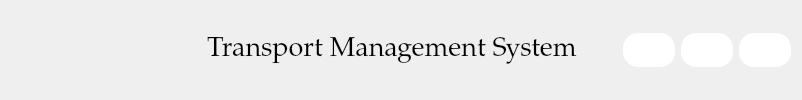
     <widget class="QWidget" name="widget_2" native="true">
      <property name="styleSheet">
       <string notr="true">QPushButton{
background-color:white;
border-radius:15px;
padding:10px;
}</string>
      </property>
      <layout class="QHBoxLayout" name="horizontalLayout_7">
       <item>
        <widget class="QLabel" name="label_71">
         <property name="minimumSize">
          <size>
           <width>150</width>
           <height>0</height>
          </size>
         </property>
         <property name="styleSheet">
          <string notr="true">background-color: none;</string>
         </property>
         <property name="text">
          <string/>
         </property>
         <property name="pixmap">
          <pixmap>:/Icons/Icons/truck.svg</pixmap>
         </property>
        </widget>
       </item>
       <item>
        <spacer name="horizontalSpacer_2">
         <property name="orientation">
          <enum>Qt::Horizontal</enum>
         </property>
         <property name="sizeHint" stdset="0">
          <size>
           <width>40</width>
           <height>20</height>
          </size>
         </property>
        </spacer>
       </item>
       <item>
        <widget class="QLabel" name="label">
         <property name="font">
          <font>
           <family>Palatino Linotype</family>
           <pointsize>20</pointsize>
          </font>
         </property>
         <property name="styleSheet">
          <string notr="true">background-color: none;</string>
         </property>
         <property name="text">
          <string>Transport Management System</string>
         </property>
        </widget>
       </item>
       <item>
        <spacer name="horizontalSpacer">
         <property name="orientation">
          <enum>Qt::Horizontal</enum>
         </property>
         <property name="sizeHint" stdset="0">
          <size>
           <width>40</width>
           <height>20</height>
          </size>
         </property>
        </spacer>
       </item>
       <item>
        <widget class="QPushButton" name="pushButton_4">
         <property name="styleSheet">
          <string notr="true">:hover{
background-color: orange;
color: white;
font-weight: bold;
}</string>
         </property>
         <property name="text">
          <string/>
         </property>
         <property name="icon">
          <iconset>
           <normaloff>:/Icons/Icons/maximize-2.svg</normaloff>:/Icons/Icons/maximize-2.svg</iconset>
         </property>
        </widget>
       </item>
       <item>
        <widget class="QPushButton" name="pushButton_50">
         <property name="styleSheet">
          <string notr="true">:hover{
background-color: yellow;
color: white;
font-weight: bold;
}</string>
         </property>
         <property name="text">
          <string/>
         </property>
         <property name="icon">
          <iconset>
           <normaloff>:/Icons/Icons/log-out.svg</normaloff>:/Icons/Icons/log-out.svg</iconset>
         </property>
        </widget>
       </item>
       <item>
        <widget class="QPushButton" name="pushButton_51">
         <property name="styleSheet">
          <string notr="true">:hover{
background-color: red;
color: white;
font-weight: bold;
}</string>
         </property>
         <property name="text">
          <string/>
         </property>
         <property name="icon">
          <iconset>
           <normaloff>:/Icons/Icons/x.svg</normaloff>:/Icons/Icons/x.svg</iconset>
         </property>
        </widget>
       </item>
      </layout>
     </widget>
